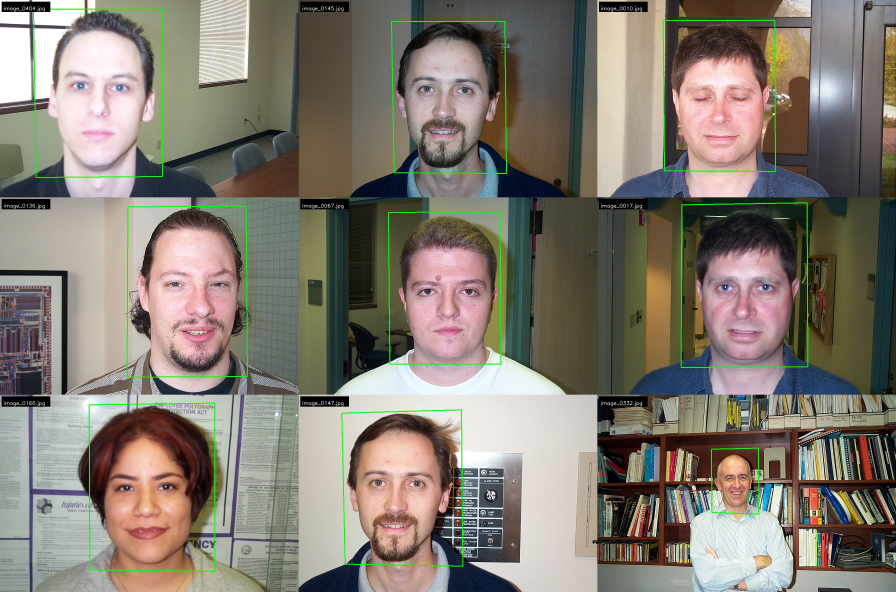
#> input picture collage_with_bboxes.jpg, 2688 x 1776 px, given as the content of the folder ../assets/meme_faces, which was not available (shown at 1/3 size)
$ python haar_cascades_demo.py
#> lines starting #> are read from the running program, lines starting #| are printed output that depends on the picture; pictures that were not available may be replaced by others from this repository, and a replacement may not be noted
import os
import cv2
import numpy as np


def detect_faces_and_draw(image_path, scale_factor=1.1, min_neighbors=3, min_size=(30, 30)):
#> called with scale_factor = 1.1, min_neighbors = 3, min_size = (30, 30)
    print(f"Processing image: {image_path}")

    # Load the Haar feature classifier XML file
    haar_cascade_path = os.path.join(cv2.data.haarcascades, "haarcascade_frontalface_default.xml")
    face_cascade = cv2.CascadeClassifier(haar_cascade_path)

    # Load the image
    image = cv2.imread(image_path)
#> image is the input picture: shape (1776, 2688, 3); mean B, G, R 113.9, 124.5, 131.4
    if image is None:
        raise FileNotFoundError(f"Image file not found at {image_path}")

    # Convert the image to grayscale
    gray_image = cv2.cvtColor(image, cv2.COLOR_BGR2GRAY)
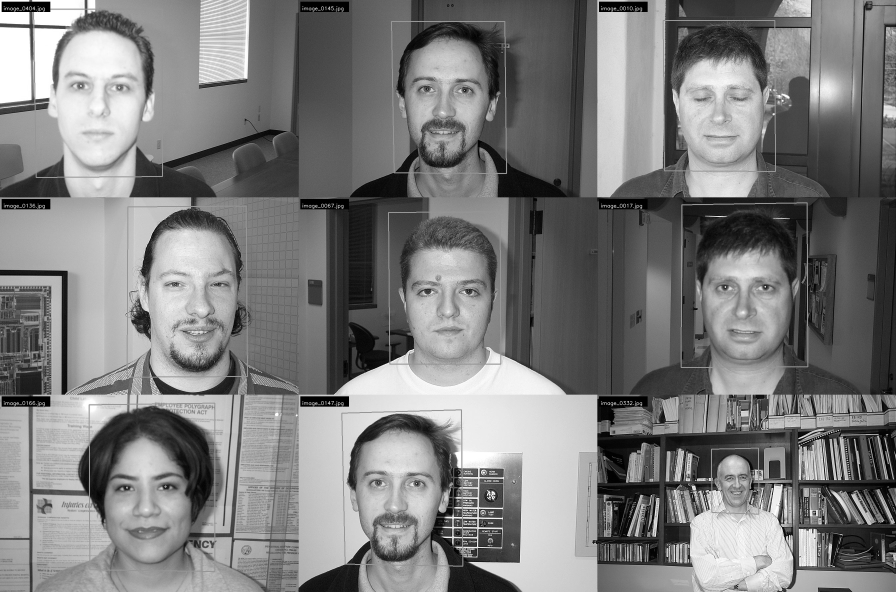
#> gray_image: shape (1776, 2688) (shown at 1/3 size); min 0, max 255, mean 125.4

    # Perform face detection
    faces = face_cascade.detectMultiScale(
        gray_image,
        scaleFactor=scale_factor,
        minNeighbors=min_neighbors,
        minSize=min_size
    )
#> faces = [[198, 1328, 58, 58], [839, 1662, 75, 75], [2150, 1388, 115, 115], [286, 1345, 311, 311], [1999, 168, 314, 314], [1189, 754, 313, 313], [131, 132, 342, 342], [1170, 139, 336, 336], [2063, 736, 338, 338], [1027, 1317, 330, 330], [417, 719, 345, 345]]

    # Draw green rectangles around detected faces
    for i, (x, y, w, h) in enumerate(faces):
        cv2.rectangle(image, (x, y), (x + w, y + h), (0, 255, 0), 2)
        cv2.putText(image, f"Face {i}", (x, y - 10), cv2.FONT_HERSHEY_SIMPLEX, 0.5, (0, 255, 0), 1)
#> this loop made 11 passes
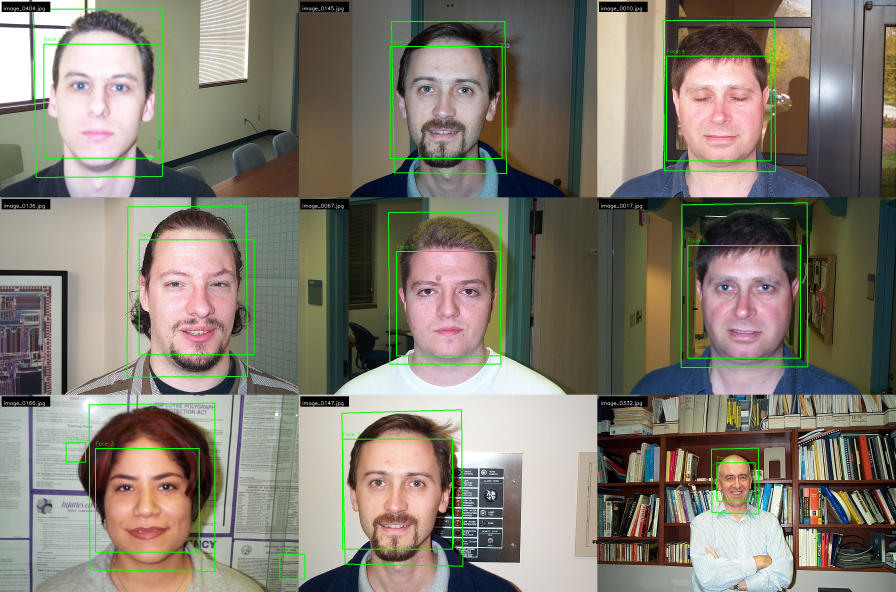
#> image: shape (1776, 2688, 3) (shown at 1/3 size); mean B, G, R 113.2, 125.6, 130.5

    return image


def create_gallery(image_paths, output_path, images_per_row=3):
    images = [detect_faces_and_draw(path) for path in image_paths]
#> images = 1 item
    max_height = max(image.shape[0] for image in images)
#> max_height = 1776
    max_width = max(image.shape[1] for image in images)
#> max_width = 2688

    # Create a blank canvas for the gallery
    num_rows = (len(images) + images_per_row - 1) // images_per_row
#> num_rows = 1
    gallery_height = num_rows * max_height
#> gallery_height = 1776
    gallery_width = images_per_row * max_width
#> gallery_width = 8064
    gallery = np.zeros((gallery_height, gallery_width, 3), dtype=np.uint8)

    # Place each image in the gallery without resizing
    for idx, image in enumerate(images):
        row = idx // images_per_row
        col = idx % images_per_row
        y = row * max_height
        x = col * max_width
        # Calculate padding for centering the image
        y_offset = (max_height - image.shape[0]) // 2
        x_offset = (max_width - image.shape[1]) // 2
        gallery[y + y_offset:y + y_offset + image.shape[0], x + x_offset:x + x_offset + image.shape[1]] = image
#> this loop made 1 pass
#> (row, col, y, x, y_offset, x_offset) on pass 1: (0, 0, 0, 0, 0, 0)
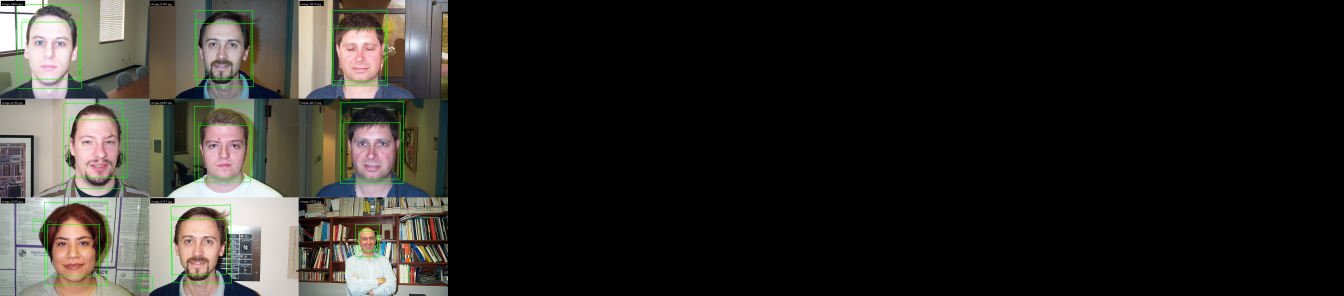
#> gallery: shape (1776, 8064, 3) (shown at 1/6 size); mean B, G, R 37.7, 41.9, 43.5

    # Save the gallery image
    cv2.imwrite(output_path, gallery)


if __name__ == "__main__":
    image_dir = os.path.join("..", "assets", "meme_faces")
    output_gallery_path = os.path.join(".", "demo_by_haar_cascades.jpg")

    # Get all image paths in the directory
    image_paths = [os.path.join(image_dir, f) for f in os.listdir(image_dir) if f.endswith((".png", ".jpg", ".jpeg", ".webp"))]

    # Create a gallery of the processed images
    create_gallery(image_paths, output_gallery_path)
    print(f"Gallery created at {output_gallery_path}")

    # Display the gallery image
    gallery_image = cv2.imread(output_gallery_path)
    cv2.imshow("Gallery", gallery_image)
    print("Press any key to exit.")
    cv2.waitKey(0)
    cv2.destroyAllWindows()
